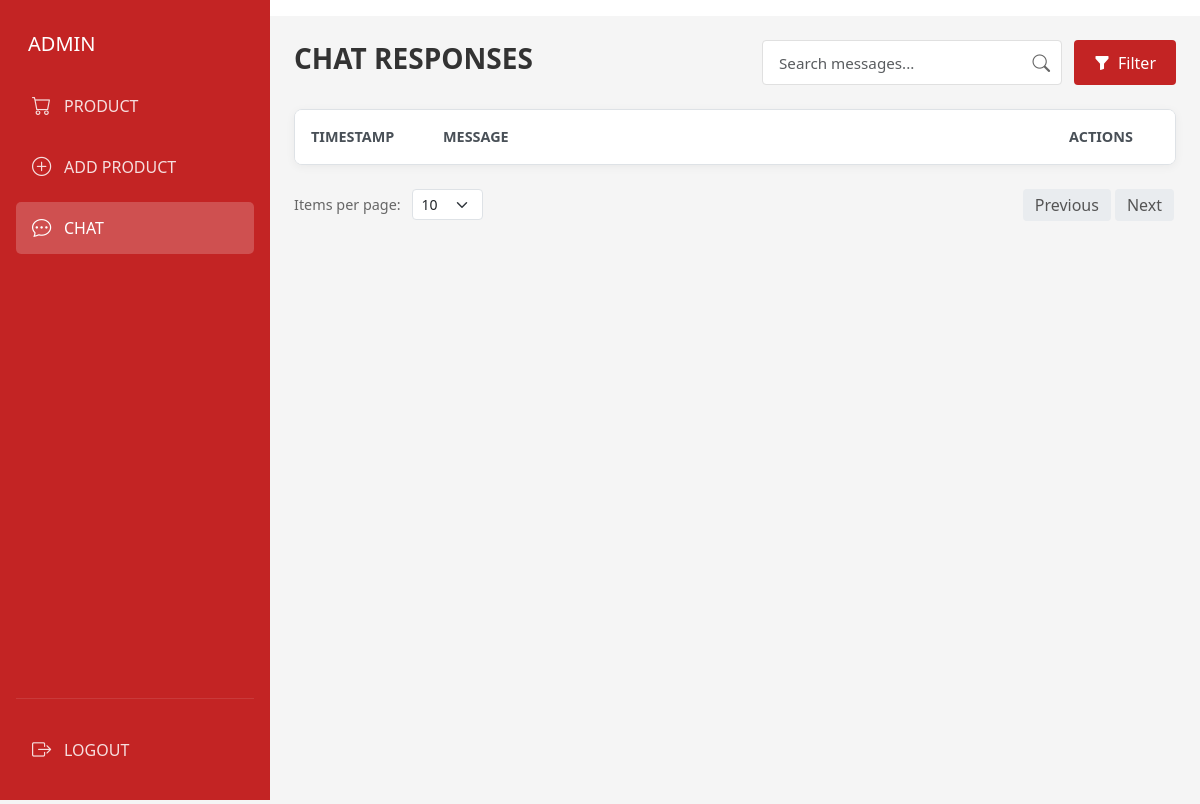
Page /admin/chatbot.php on the earlier database version.
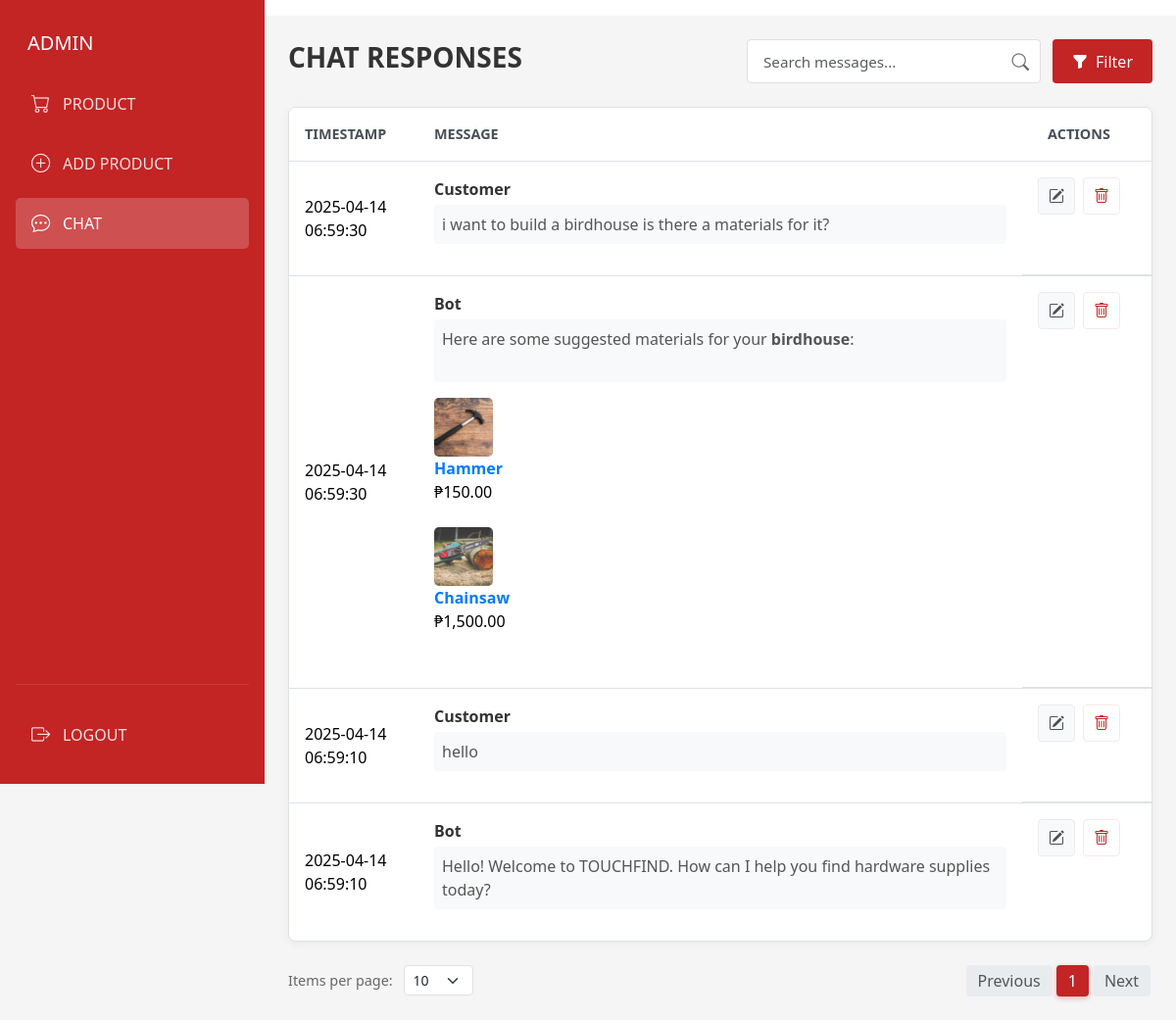
Same page on the later database version.
### tables this page shows
CREATE TABLE `chat` (
  `chat_id` int(11) NOT NULL,
  `chat_time` timestamp NOT NULL DEFAULT current_timestamp(),
  `message` text NOT NULL,
  `sender_name` enum('Customer','Bot') NOT NULL
);

### admin/components/fetch_chat_messages.php (called while the page is built, shortened)
<?php
include 'db_connection.php';
$page = isset($_GET['page']) ? intval($_GET['page']) : 1;
$itemsPerPage = isset($_GET['items_per_page']) ? intval($_GET['items_per_page']) : 10;
$offset = ($page - 1) * $itemsPerPage;
$countSql = "SELECT COUNT(*) as total FROM chat";
$countResult = $conn->query($countSql);
$totalMessages = $countResult->fetch_assoc()['total'];
$totalPages = ceil($totalMessages / $itemsPerPage);
$sql = "SELECT * FROM chat ORDER BY chat_time DESC LIMIT $offset, $itemsPerPage";
$result = $conn->query($sql);
$messages = array();
if ($result->num_rows > 0) {
    while($row = $result->fetch_assoc()) {
        $messages[] = $row;
    }
}
?>

### admin/chatbot.php (the view, shortened to what this page needs)
<!DOCTYPE html>
<html lang="en">
<head>
    <link href="../vendor/bootstrap/css/bootstrap.min.css" rel="stylesheet">
    <link rel="stylesheet" href="https://cdn.jsdelivr.net/npm/bootstrap-icons@1.11.3/font/bootstrap-icons.min.css">
    <link href="css/admin.css" rel="stylesheet">
</head>
<body>
    <?php include 'components/delete_product.php'; ?>
    <?php include 'components/admin_header.php'; ?>
    <div class="d-flex admin-dashboard">
        <aside class="admin-sidebar">
            <?php include 'components/admin_sidebar.php'; ?>
        </aside>
        <main class="admin-main">
            <div class="container-fluid px-4 py-4">
                <?php renderAdminHeader('CHAT RESPONSES', 'Search messages...'); ?>
                <?php include 'components/fetch_chat_messages.php'; ?>
                <div class="admin-table-container">
                    <div class="table-responsive">
                        <table class="table admin-table chat-table d-none d-md-table">
                            <colgroup>
                                <col style="width: 15%;">
                                <col style="width: 70%;">
                                <col style="width: 15%;">
                            </colgroup>
                            <thead>
                                <tr>
                                    <th>TIMESTAMP</th>
                                    <th>MESSAGE</th>
                                    <th>ACTIONS</th>
                                </tr>
                            </thead>
                            <tbody>
                                <?php foreach ($messages as $message): ?>
                                <tr class="chat-row" data-id="<?php echo $message['chat_id']; ?>">
                                    <td data-label="TIMESTAMP"><?php echo $message['chat_time']; ?></td>
                                    <td data-label="MESSAGE">
                                        <div class="chat-message">
                                            <span class="message-sender"><?php echo $message['sender_name']; ?></span>
                                            <p class="message-text"><?php echo $message['message']; ?></p>
                                        </div>
                                    </td>
                                    <td class="action-buttons" data-label="ACTIONS">
                                        <button class="btn btn-action edit-btn"
                                                data-bs-toggle="modal"
                                                data-bs-target="#editMessageModal"
                                                data-message-id="<?php echo $message['chat_id']; ?>">
                                            <i class="bi bi-pencil-square"></i>
                                        </button>
                                        <button class="btn btn-action delete-btn"
                                                data-bs-toggle="modal"
                                                data-bs-target="#deleteMessageModal"
                                                data-message-id="<?php echo $message['chat_id']; ?>">
                                            <i class="bi bi-trash"></i>
                                        </button>
                                    </td>
                                </tr>
                                <?php endforeach; ?>
                            </tbody>
                        </table>
                    </div>
                </div>
                <div class="d-flex justify-content-between align-items-center mt-4">
                    <div class="items-per-page">
                        <span>Items per page:</span>
                        <select class="form-select form-select-sm d-inline-block w-auto ms-2" id="itemsPerPageSelect">
                            <option value="10" <?php echo $itemsPerPage == 10 ? 'selected' : ''; ?>>10</option>
                        </select>
                    </div>
                    <nav aria-label="Page navigation">
                        <ul class="pagination mb-0">
                            <li class="page-item <?php echo $page <= 1 ? 'disabled' : ''; ?>">
                                <a class="page-link" href="?page=<?php echo $page-1; ?>&items_per_page=<?php echo $itemsPerPage; ?>" aria-label="Previous">
                                    Previous
                                </a>
                            </li>
                            <?php for($i = 1; $i <= $totalPages; $i++): ?>
                            <li class="page-item <?php echo $i == $page ? 'active' : ''; ?>">
                                <a class="page-link" href="?page=<?php echo $i; ?>&items_per_page=<?php echo $itemsPerPage; ?>"><?php echo $i; ?></a>
                            </li>
                            <?php endfor; ?>
                            <li class="page-item <?php echo $page >= $totalPages ? 'disabled' : ''; ?>">
                                <a class="page-link" href="?page=<?php echo $page+1; ?>&items_per_page=<?php echo $itemsPerPage; ?>" aria-label="Next">
                                    Next
                                </a>
                            </li>
                        </ul>
                    </nav>
                </div>
            </div>
        </main>
    </div>
</body>
</html>

### admin/components/admin_sidebar.php
<div class="admin-brand mb-4">
    <h5 class="text-white mb-0">ADMIN</h5>
</div>
<nav class="admin-nav">
    <a href="product_list.php" class="nav-link <?php echo (basename($_SERVER['PHP_SELF']) == 'product_list.php') ? 'active' : ''; ?>">
        <i class="bi bi-cart nav-icon"></i>
        PRODUCT
    </a>
    <a href="add_product.php" class="nav-link <?php echo (basename($_SERVER['PHP_SELF']) == 'add_product.php') ? 'active' : ''; ?>">
        <i class="bi bi-plus-circle nav-icon"></i>
        ADD PRODUCT
    </a>
    <a href="chatbot.php" class="nav-link <?php echo (basename($_SERVER['PHP_SELF']) == 'chatbot.php') ? 'active' : ''; ?>">
        <i class="bi bi-chat-dots nav-icon"></i>
        CHAT
    </a>
</nav>
<div class="admin-logout">
    <a href="login.php" class="logout-link">
        <i class="bi bi-box-arrow-right nav-icon"></i>
        LOGOUT
    </a>
</div>

### admin/components/admin_header.php (shortened to what this page needs)
<?php
function renderAdminHeader($pageTitle, $searchPlaceholder = 'Search...', $showSearch = true) {
$pageName = strtolower(str_replace([' ', '/'], ['-', '-'], $pageTitle));
?>
<div class="d-flex justify-content-between align-items-center mb-4">
<h1 class="admin-page-title"><?php echo $pageTitle; ?></h1>
<?php if ($showSearch): ?>
<div class="d-flex align-items-center">
<div class="search-box">
<input type="text" class="form-control" placeholder="<?php echo $searchPlaceholder; ?>" id="search-<?php echo $pageName; ?>" data-search-target="<?php echo $pageName; ?>">
<i class="bi bi-search search-icon"></i>
</div>
<button class="btn btn-filter" id="filter-<?php echo $pageName; ?>" data-filter-target="<?php echo $pageName; ?>">
<i class="bi bi-funnel-fill"></i>
Filter
</button>
</div>
<?php endif; ?>
</div>
<?php
}
?>

### admin/chatbot.php (style rules this page uses)
.message-text { word-wrap: break-word; overflow-wrap: break-word; max-width: 100%; }
.message-text { white-space: normal !important; display: block !important; width: 100% !important; word-break: break-word !important; }
.message-text { background-color: #f8f9fa; padding: 0.5rem !important; border-radius: 0.25rem; margin-top: 0.25rem; }
p.message-text { white-space: normal !important; word-break: normal !important; display: block !important; width: 100% !important; text-orientation: mixed !important; writing-mode: horizontal-tb !important; letter-spacing: normal !important; }

Differences in the rows shown:
added chat: chat_time "2025-04-14 06:59:30", sender_name "Customer", message "i want to build a birdhouse is there a materials for it?"
added chat: chat_time "2025-04-14 06:59:30", sender_name "Bot", message "Here are some suggested materials for your birdhouse : Hammer ₱150.00 Chainsaw ₱1,500.00", message (picture)
added chat: chat_time "2025-04-14 06:59:10", sender_name "Customer", message "hello"
added chat: chat_time "2025-04-14 06:59:10", sender_name "Bot", message "Hello! Welcome to TOUCHFIND. How can I help you find hardware supplies today?"
Other differences:
new list line: "1"
